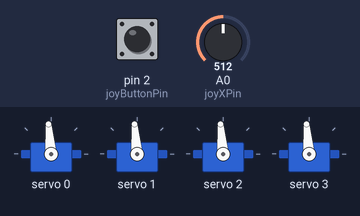
Bench run of a sketch on a simulated Arduino Uno, built with avr-gcc and run on an emulated ATmega328P. Parts: 4 × servo. The test bench sets the inputs (shaded band); at power-on: A0 (joyXPin) = 512, pin 2 (joyButtonPin) HIGH.

Above: at 1.2 s.
1.3 s: A0 (joyXPin) set to 596
2.8 s: A0 (joyXPin) set to 628
At 4.0 s:
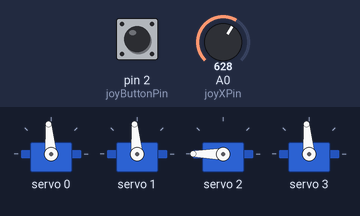
4.3 s: pin 2 (joyButtonPin) pulled LOW for 0.15 s
At 4.38 s:
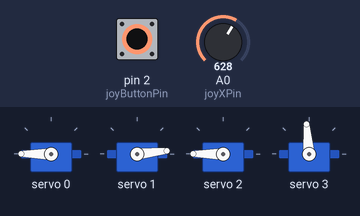
5.9 s: A0 (joyXPin) set to 306
At 6.5 s:
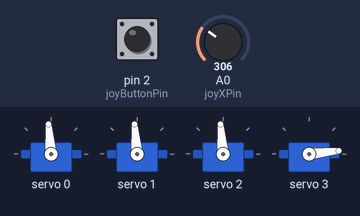
7.4 s: pin 2 (joyButtonPin) pulled LOW for 1 s
At 8.2 s:
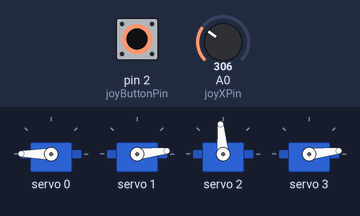
9.9 s: pin 2 (joyButtonPin) pulled LOW for 3.2 s
At 14.5 s:
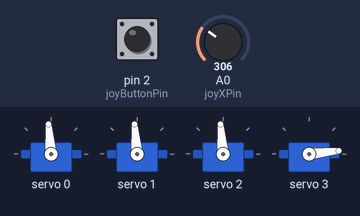
Timing chart, 0 to 15.6 s (numbered marks = the images above; inputs shaded):
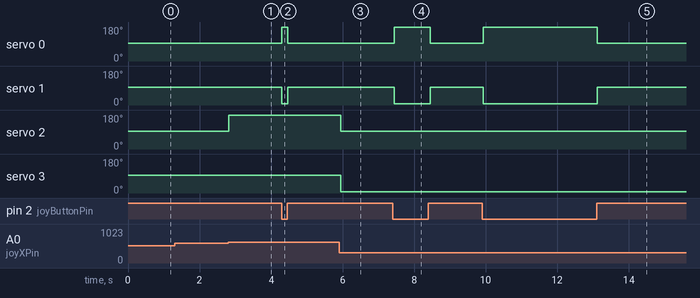

Measured:
- the behaviour switches between 612 and 613 on A0 (joyXPin) (found by bisection; images 0 and 1)
- after the input at 1.3 s, every drawn part: stays the same
- after the input at 2.8 s, servo 2: 95° → 180° at once
- after the input at 4.3 s, servo 0: 95° → 180° at once, → 95° 0.16 s later; servo 1: 95° → 6° at once, → 95° 0.16 s later
- after the input at 5.9 s, servo 2: 180° → 95° after 0.05 s; servo 3: 95° → 6° after 0.05 s
- after the input at 7.4 s, servo 0: 95° → 180° at once, → 95° 1.0 s later; servo 1: 95° → 6° at once, → 95° 1.0 s later
- after the input at 9.9 s, servo 0: 95° → 180° at once, → 95° 3.2 s later; servo 1: 95° → 6° at once, → 95° 3.2 s later

The sketch:

4_servoer_beveges_av_joystickimput.ino
```cpp
//readme:

//Koblinger:

//Komponent: 			Arduino Uno R4 pin:
//Joystick VRx 			A0
//Joystick SW 			D2
//Joystick GND/VCC 		GND/5V
//PCA9685 VCC			5V
//PCA9685 GND			GND
//PCA9685 SDA/SCL			SDA/SCL (I2C, vanligvis A4/A5 eller pin 20/21)


//✅ Oppførsel:

//Trykk knapp:

//Servo 0 → høyre.

//Servo 1 → venstre.

//Begge går tilbake når du slipper.


//Skyv joystick:

//Mot høyre: servo 2 → høyre.

//Mot venstre: servo 3 → venstre.

//Begge går tilbake når du slipper joystick.


//koden:

#include <Wire.h>
#include <Adafruit_PWMServoDriver.h>

// Initialiser servo driver
Adafruit_PWMServoDriver pwm = Adafruit_PWMServoDriver();

// Servo-grenser (avhenger av din servo)
#define SERVO_MIN 150
#define SERVO_MID 375
#define SERVO_MAX 600

// Joystick-pins
const int joyXPin = A0;      // VRx
const int joyButtonPin = 2;  // SW

// Grenser for X-bevegelse
const int threshold = 100; // død-sone

void setup() {
  Serial.begin(9600);
  pwm.begin();
  pwm.setPWMFreq(60);  // Standard for servoer

  pinMode(joyButtonPin, INPUT_PULLUP);  // Joystick-knapp aktiv lav
}

void loop() {
  int joyX = analogRead(joyXPin);
  bool buttonPressed = digitalRead(joyButtonPin) == LOW;

  // Standard midtstilling for alle servoer
  int servo0 = SERVO_MID;
  int servo1 = SERVO_MID;
  int servo2 = SERVO_MID;
  int servo3 = SERVO_MID;

  // Håndter joystick-knappen
  if (buttonPressed) {
    // Beveg servo 0 mot høyre og servo 1 mot venstre
    servo0 = SERVO_MAX;
    servo1 = SERVO_MIN;
  }

  // Håndter joystick X-bevegelse
  if (joyX > 512 + threshold) {
    // Høyre bevegelse
    servo2 = SERVO_MAX;
  } else if (joyX < 512 - threshold) {
    // Venstre bevegelse
    servo3 = SERVO_MIN;
  }

  // Oppdater servoene
  pwm.setPWM(0, 0, servo0);  // Servo 0
  pwm.setPWM(1, 0, servo1);  // Servo 1
  pwm.setPWM(2, 0, servo2);  // Servo 2
  pwm.setPWM(3, 0, servo3);  // Servo 3

  delay(50);  // Stabil oppdateringshastighet
}
```
